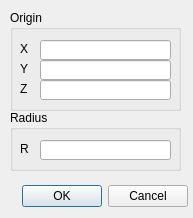
<ui version="4.0" >
 <author></author>
 <comment></comment>
 <exportmacro></exportmacro>
 <class>SphereDialog</class>
 <widget class="QDialog" name="SphereDialog" >
  <property name="geometry" >
   <rect>
    <x>0</x>
    <y>0</y>
    <width>193</width>
    <height>218</height>
   </rect>
  </property>
  <property name="windowTitle" >
   <string>Make Sphere</string>
  </property>
  <widget class="QWidget" name="layoutWidget" >
   <property name="geometry" >
    <rect>
     <x>0</x>
     <y>180</y>
     <width>188</width>
     <height>33</height>
    </rect>
   </property>
   <layout class="QHBoxLayout" >
    <property name="margin" >
     <number>0</number>
    </property>
    <property name="spacing" >
     <number>6</number>
    </property>
    <item>
     <spacer>
      <property name="orientation" >
       <enum>Qt::Horizontal</enum>
      </property>
      <property name="sizeHint" >
       <size>
        <width>131</width>
        <height>31</height>
       </size>
      </property>
     </spacer>
    </item>
    <item>
     <widget class="QPushButton" name="okButton" >
      <property name="text" >
       <string>OK</string>
      </property>
     </widget>
    </item>
    <item>
     <widget class="QPushButton" name="cancelButton" >
      <property name="text" >
       <string>Cancel</string>
      </property>
     </widget>
    </item>
   </layout>
  </widget>
  <widget class="QGroupBox" name="groupBox_2" >
   <property name="geometry" >
    <rect>
     <x>10</x>
     <y>110</y>
     <width>171</width>
     <height>61</height>
    </rect>
   </property>
   <property name="title" >
    <string>Radius</string>
   </property>
   <widget class="QLabel" name="label_4" >
    <property name="geometry" >
     <rect>
      <x>10</x>
      <y>30</y>
      <width>21</width>
      <height>17</height>
     </rect>
    </property>
    <property name="text" >
     <string>R</string>
    </property>
   </widget>
   <widget class="QLineEdit" name="radius" >
    <property name="geometry" >
     <rect>
      <x>30</x>
      <y>30</y>
      <width>131</width>
      <height>20</height>
     </rect>
    </property>
    <property name="alignment" >
     <set>Qt::AlignRight</set>
    </property>
   </widget>
  </widget>
  <widget class="QGroupBox" name="groupBox" >
   <property name="geometry" >
    <rect>
     <x>10</x>
     <y>10</y>
     <width>171</width>
     <height>101</height>
    </rect>
   </property>
   <property name="title" >
    <string>Origin</string>
   </property>
   <widget class="QLabel" name="label" >
    <property name="geometry" >
     <rect>
      <x>10</x>
      <y>30</y>
      <width>21</width>
      <height>17</height>
     </rect>
    </property>
    <property name="text" >
     <string>X</string>
    </property>
   </widget>
   <widget class="QLabel" name="label_2" >
    <property name="geometry" >
     <rect>
      <x>10</x>
      <y>50</y>
      <width>21</width>
      <height>17</height>
     </rect>
    </property>
    <property name="text" >
     <string>Y</string>
    </property>
   </widget>
   <widget class="QLabel" name="label_3" >
    <property name="geometry" >
     <rect>
      <x>10</x>
      <y>70</y>
      <width>21</width>
      <height>17</height>
     </rect>
    </property>
    <property name="text" >
     <string>Z</string>
    </property>
   </widget>
   <widget class="QLineEdit" name="oriX" >
    <property name="geometry" >
     <rect>
      <x>30</x>
      <y>30</y>
      <width>131</width>
      <height>20</height>
     </rect>
    </property>
    <property name="alignment" >
     <set>Qt::AlignRight</set>
    </property>
   </widget>
   <widget class="QLineEdit" name="oriY" >
    <property name="geometry" >
     <rect>
      <x>30</x>
      <y>50</y>
      <width>131</width>
      <height>20</height>
     </rect>
    </property>
    <property name="alignment" >
     <set>Qt::AlignRight</set>
    </property>
   </widget>
   <widget class="QLineEdit" name="oriZ" >
    <property name="geometry" >
     <rect>
      <x>30</x>
      <y>70</y>
      <width>131</width>
      <height>20</height>
     </rect>
    </property>
    <property name="alignment" >
     <set>Qt::AlignRight</set>
    </property>
   </widget>
  </widget>
 </widget>
 <pixmapfunction></pixmapfunction>
 <resources/>
 <connections>
  <connection>
   <sender>okButton</sender>
   <signal>clicked()</signal>
   <receiver>SphereDialog</receiver>
   <slot>accept()</slot>
   <hints>
    <hint type="sourcelabel" >
     <x>278</x>
     <y>253</y>
    </hint>
    <hint type="destinationlabel" >
     <x>96</x>
     <y>254</y>
    </hint>
   </hints>
  </connection>
  <connection>
   <sender>cancelButton</sender>
   <signal>clicked()</signal>
   <receiver>SphereDialog</receiver>
   <slot>reject()</slot>
   <hints>
    <hint type="sourcelabel" >
     <x>369</x>
     <y>253</y>
    </hint>
    <hint type="destinationlabel" >
     <x>179</x>
     <y>282</y>
    </hint>
   </hints>
  </connection>
 </connections>
</ui>
